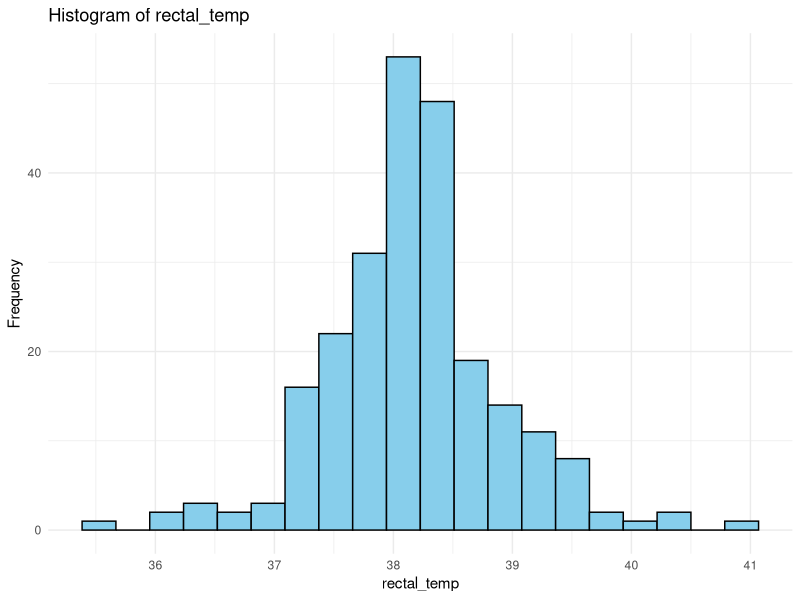
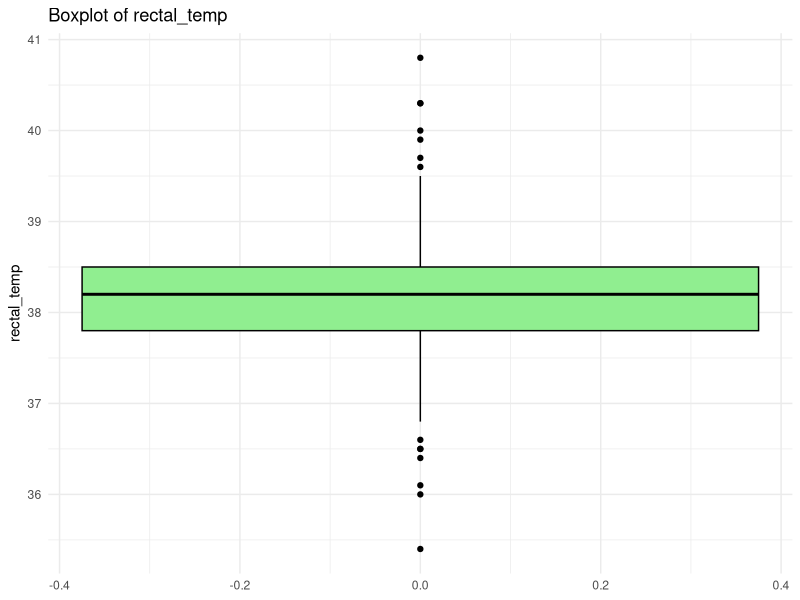

Write the R code that produced these figures, in order.
# Load dataset
horse_data <- read.csv("data/horse.csv", colClasses = c(
  surgery = "factor",
  age = "factor",
  hospital_number = "integer",
  rectal_temp = "numeric",
  pulse = "integer",
  respiratory_rate = "numeric",
  temp_of_extremities = "factor",
  peripheral_pulse = "factor",
  mucous_membrane = "factor",
  capillary_refill_time = "factor",
  pain = "factor",
  peristalsis = "factor",
  abdominal_distention = "factor",
  nasogastric_tube = "factor",
  nasogastric_reflux = "factor",
  nasogastric_reflux_ph = "numeric",
  rectal_exam_feces = "factor",
  abdomen = "factor",
  packed_cell_volume = "numeric",
  total_protein = "numeric",
  abdomo_appearance = "factor",
  abdomo_protein = "factor",
  outcome = "factor",
  surgical_lesion = "factor",
  lesion_1 = "numeric",
  lesion_2 = "numeric",
  lesion_3 = "numeric",
  cp_data = "factor"
))

# Display the structure of the dataset
str(horse_data)

# View the first few rows of the dataset
head(horse_data)

# View the dataset in a separate viewer window
View(horse_data)

# Measures of Frequency
# Frequency table for categorical variables
cat_vars <- c("surgery", "age", "temp_of_extremities", "peripheral_pulse", 
              "mucous_membrane", "capillary_refill_time", "pain", 
              "peristalsis", "abdominal_distention", "nasogastric_tube", 
              "nasogastric_reflux", "rectal_exam_feces", "abdomen", 
              "abdomo_appearance", "abdomo_protein", "outcome", 
              "surgical_lesion", "cp_data")

cat_freq <- lapply(horse_data[cat_vars], table)
cat_freq_summary <- lapply(cat_freq, summary)

# Frequency table for numerical variables
num_vars <- c("rectal_temp", "pulse", "respiratory_rate", 
              "nasogastric_reflux_ph", "packed_cell_volume", "total_protein", 
              "lesion_1", "lesion_2", "lesion_3")

num_freq_summary <- lapply(horse_data[num_vars], summary)

# Print frequency tables
cat_freq_summary
num_freq_summary

# Measures of Central Tendency for Numerical Variables
num_vars <- c("rectal_temp", "pulse", "respiratory_rate", 
              "nasogastric_reflux_ph", "packed_cell_volume", "total_protein", 
              "lesion_1", "lesion_2", "lesion_3")

# Mean
num_means <- sapply(horse_data[num_vars], mean, na.rm = TRUE)

# Median
num_medians <- sapply(horse_data[num_vars], median, na.rm = TRUE)

# Mode (custom function)
get_mode <- function(x) {
  uniq_x <- unique(x)
  uniq_x[which.max(tabulate(match(x, uniq_x)))]
}
num_modes <- sapply(horse_data[num_vars], get_mode)

# Print measures of central tendency for numerical variables
num_central_tendency <- data.frame(mean = num_means, median = num_medians, mode = num_modes)
num_central_tendency

library(ggplot2)

# Numerical Variables
num_vars <- c("rectal_temp", "pulse", "respiratory_rate", 
              "nasogastric_reflux_ph", "packed_cell_volume", "total_protein", 
              "lesion_1", "lesion_2", "lesion_3")

# Create histograms for numerical variables
histograms <- lapply(num_vars, function(var) {
  ggplot(horse_data, aes_string(x = var)) +
    geom_histogram(fill = "skyblue", color = "black", bins = 20) +
    labs(title = paste("Histogram of", var), x = var, y = "Frequency") +
    theme_minimal()
})

# Create boxplots for numerical variables
boxplots <- lapply(num_vars, function(var) {
  ggplot(horse_data, aes_string(y = var)) +
    geom_boxplot(fill = "lightgreen", color = "black") +
    labs(title = paste("Boxplot of", var), y = var) +
    theme_minimal()
})

# Print histograms and boxplots
print(histograms[[1]])  # Print first histogram
print(boxplots[[1]])     # Print first boxplot

# Measures of Relationship

# Correlation analysis for numerical variables
num_vars <- c("rectal_temp", "pulse", "respiratory_rate", 
              "nasogastric_reflux_ph", "packed_cell_volume", "total_protein", 
              "lesion_1", "lesion_2", "lesion_3")

# Compute correlation matrix
num_correlation <- cor(horse_data[num_vars], use = "complete.obs")

# Print correlation matrix
num_correlation

# Contingency tables for categorical variables
cat_vars <- c("surgery", "age", "temp_of_extremities", "peripheral_pulse", 
              "mucous_membrane", "capillary_refill_time", "pain", 
              "peristalsis", "abdominal_distention", "nasogastric_tube", 
              "nasogastric_reflux", "rectal_exam_feces", "abdomen", 
              "abdomo_appearance", "abdomo_protein", "outcome", 
              "surgical_lesion", "cp_data")

# Compute contingency tables
cat_contingency_tables <- lapply(horse_data[cat_vars], table)

# Print contingency tables
cat_contingency_tables

